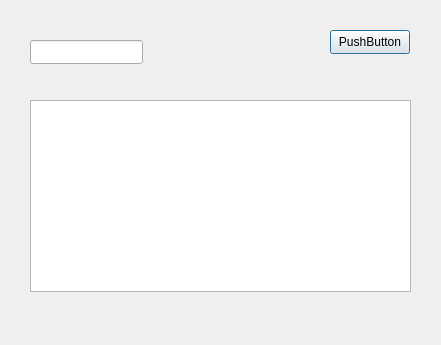
<?xml version="1.0" encoding="UTF-8"?>
<ui version="4.0">
 <class>visib</class>
 <widget class="QDialog" name="visib">
  <property name="geometry">
   <rect>
    <x>0</x>
    <y>0</y>
    <width>441</width>
    <height>345</height>
   </rect>
  </property>
  <property name="windowTitle">
   <string>Dialog</string>
  </property>
  <widget class="QLineEdit" name="lineEdit">
   <property name="geometry">
    <rect>
     <x>30</x>
     <y>40</y>
     <width>113</width>
     <height>24</height>
    </rect>
   </property>
  </widget>
  <widget class="QListView" name="listView">
   <property name="geometry">
    <rect>
     <x>30</x>
     <y>100</y>
     <width>381</width>
     <height>192</height>
    </rect>
   </property>
  </widget>
  <widget class="QPushButton" name="pushButton">
   <property name="geometry">
    <rect>
     <x>330</x>
     <y>30</y>
     <width>80</width>
     <height>24</height>
    </rect>
   </property>
   <property name="text">
    <string>PushButton</string>
   </property>
  </widget>
 </widget>
 <resources/>
 <connections/>
</ui>
